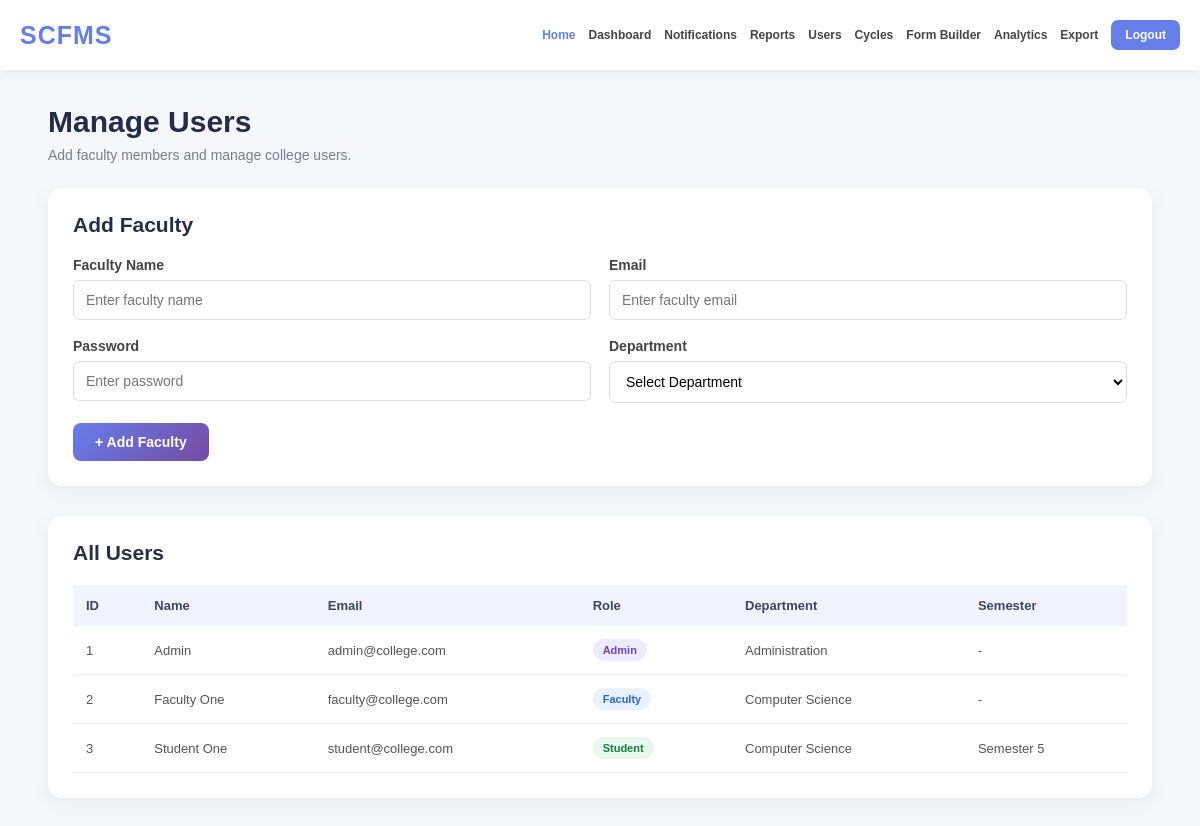
/users.php (signed in), run on the app's committed database.
### tables this page shows
CREATE TABLE users (
    id INT AUTO_INCREMENT PRIMARY KEY,
    name VARCHAR(100) NOT NULL,
    email VARCHAR(150) UNIQUE NOT NULL,
    password VARCHAR(255) NOT NULL,
    role ENUM('student','faculty','admin') DEFAULT 'student',
    department VARCHAR(100),
    semester VARCHAR(50)
);

### auth.php (called while the page is built, shortened)
<?php
function h($text)
{
    return htmlspecialchars(
        $text ?? "",
        ENT_QUOTES,
        "UTF-8"
    );
}
?>

### users.php (the view, shortened to what this page needs)
<?php
include "auth.php";
include "db.php";
$result = $conn->query(
    "SELECT id, name, email, role, department, semester
     FROM users
     ORDER BY id ASC"
);
?>
<!DOCTYPE html>
<html lang="en">
<head>
</head>
<body>
<?php include "header.php"; ?>
<div class="page-container">
    <div class="page-title">
        <h1>
            Manage Users
        </h1>
        <p>
            Add faculty members and manage college users.
        </p>
    </div>
    <div class="card">
        <h2>
            Add Faculty
        </h2>
        <form method="POST">
            <div class="form-grid">
                <div class="form-group">
                    <label>
                        Faculty Name
                    </label>
                    <input
                        type="text"
                        name="name"
                        placeholder="Enter faculty name"
                        required
                    >
                </div>
                <div class="form-group">
                    <label>
                        Email
                    </label>
                    <input
                        type="email"
                        name="email"
                        placeholder="Enter faculty email"
                        required
                    >
                </div>
                <div class="form-group">
                    <label>
                        Password
                    </label>
                    <input
                        type="password"
                        name="password"
                        placeholder="Enter password"
                        required
                    >
                </div>
                <div class="form-group">
                    <label>
                        Department
                    </label>
                    <select
                        name="department"
                        required
                    >
                        <option value="">
                            Select Department
                        </option>
                    </select>
                </div>
            </div>
            <button
                type="submit"
                class="add-btn"
            >
                + Add Faculty
            </button>
        </form>
    </div>
    <div class="card">
        <h2>
            All Users
        </h2>
        <div class="table-wrapper">
            <table>
                <thead>
                    <tr>
                        <th>
                            ID
                        </th>
                        <th>
                            Name
                        </th>
                        <th>
                            Email
                        </th>
                        <th>
                            Role
                        </th>
                        <th>
                            Department
                        </th>
                        <th>
                            Semester
                        </th>
                    </tr>
                </thead>
                <tbody>
                    <?php if ($result && $result->num_rows > 0): ?>
                        <?php while ($user = $result->fetch_assoc()): ?>
                            <tr>
                                <td>
                                    <?php echo h($user["id"]); ?>
                                </td>
                                <td>
                                    <?php echo h($user["name"]); ?>
                                </td>
                                <td>
                                    <?php echo h($user["email"]); ?>
                                </td>
                                <td>
                                    <?php
                                    $roleClass =
                                        strtolower(
                                            $user["role"]
                                        );
                                    ?>
                                    <span
                                        class="role <?php echo h($roleClass); ?>"
                                    >
                                        <?php
                                        echo ucfirst(
                                            h($user["role"])
                                        );
                                        ?>
                                    </span>
                                </td>
                                <td>
                                    <?php
                                    echo h(
                                        $user["department"]
                                    );
                                    ?>
                                </td>
                                <td>
                                    <?php
                                    echo
                                        $user["semester"] != ""
                                        ? h($user["semester"])
                                        : "-";
                                    ?>
                                </td>
                            </tr>
                        <?php endwhile; ?>
                    <?php endif; ?>
                </tbody>
            </table>
        </div>
    </div>
</div>
</body>
</html>

### header.php (shortened to what this page needs)
<!DOCTYPE html>
<html lang="en">
<head>
</head>
<body>
<nav class="navbar">
    <a href="index.php" class="logo">
        SCFMS
    </a>
    <div class="nav-links">
        <a href="index.php" class="home-link">
            Home
        </a>
        <?php if (isset($_SESSION["user"])): ?>
            <a href="dashboard.php">
                Dashboard
            </a>
            <a href="notifications.php">
                Notifications
            </a>
            <?php if ($_SESSION["user"]["role"] == "admin"): ?>
                <a href="reports.php">
                    Reports
                </a>
                <a href="users.php">
                    Users
                </a>
                <a href="cycles.php">
                    Cycles
                </a>
                <a href="form_builder.php">
                    Form Builder
                </a>
                <a href="analytics.php">
                    Analytics
                </a>
                <a href="export.php">
                    Export
                </a>
            <?php endif; ?>
            <a href="logout.php" class="logout">
                Logout
            </a>
        <?php endif; ?>
    </div>
</nav>

### users.php (style rules this page uses)
* { box-sizing: border-box; }
body { margin: 0; font-family: Arial, sans-serif; background: #f5f7fb; color: #333; }
.page-container { width: 92%; max-width: 1200px; margin: 35px auto 60px; }
.page-title { margin-bottom: 25px; }
.page-title h1 { margin: 0; color: #252b48; font-size: 30px; }
.page-title p { margin-top: 8px; color: #777f93; font-size: 14px; }
.card { background: white; border-radius: 14px; padding: 25px; margin-bottom: 30px; box-shadow: 0 5px 20px rgba(0, 0, 0, 0.06); }
.card h2 { margin-top: 0; margin-bottom: 20px; color: #292e45; font-size: 21px; }
.form-grid { display: grid; grid-template-columns: repeat(2, 1fr); gap: 18px; }
.form-group { display: flex; flex-direction: column; }
.form-group label { margin-bottom: 7px; font-size: 14px; font-weight: bold; color: #444; }
.form-group input, .form-group select { width: 100%; padding: 11px 12px; border: 1px solid #d9dce7; border-radius: 7px; font-size: 14px; outline: none; background: white; }
.add-btn { margin-top: 20px; padding: 11px 22px; border: none; border-radius: 8px; background: linear-gradient( 135deg, #667eea, #764ba2 ); color: white; font-size: 14px; font-weight: bold; cursor: pointer; }
.table-wrapper { overflow-x: auto; }
table { width: 100%; border-collapse: collapse; min-width: 750px; }
th { background: #f1f3ff; color: #3d4460; padding: 13px; text-align: left; font-size: 13px; }
td { padding: 13px; border-bottom: 1px solid #eeeeee; font-size: 13px; color: #555; }
.role { display: inline-block; padding: 5px 10px; border-radius: 20px; font-size: 11px; font-weight: bold; }
.admin { background: #eeeaff; color: #6b46c1; }
.faculty { background: #e8f1ff; color: #2563eb; }
.student { background: #e8f8ef; color: #16803c; }

### header.php (style rules this page uses)
* { box-sizing: border-box; }
body { margin: 0; padding: 0; font-family: Arial, sans-serif; background: #f5f7fb; color: #333; }
.navbar { width: 100%; min-height: 70px; background: #ffffff; padding: 0 30px; display: flex; align-items: center; box-shadow: 0 2px 10px rgba(0, 0, 0, 0.08); position: sticky; top: 0; z-index: 1000; }
.logo { text-decoration: none; font-size: 25px; font-weight: bold; color: #667eea; letter-spacing: 1px; white-space: nowrap; margin-right: 35px; }
.nav-links { display: flex; align-items: center; gap: 18px; margin-left: auto; flex-wrap: nowrap; }
.nav-links a { text-decoration: none; color: #444; font-size: 13px; font-weight: 600; white-space: nowrap; padding: 8px 0; transition: 0.2s; }
.home-link { color: #667eea !important; }
.logout { background: #667eea; color: white !important; padding: 8px 14px !important; border-radius: 7px; }
@media (max-width: 1200px) { .navbar { padding: 0 20px; } }
@media (max-width: 1200px) { .logo { margin-right: 20px; } }
@media (max-width: 1200px) { .nav-links { gap: 13px; } }
@media (max-width: 1200px) { .nav-links a { font-size: 12px; } }

### data on the page
users: id "1", name "Admin", email "admin@college.com", role "Admin", department "Administration"
users: id "2", name "Faculty One", email "faculty@college.com", role "Faculty", department "Computer Science"
users: id "3", name "Student One", email "student@college.com", role "Student", department "Computer Science", semester "Semester 5"
